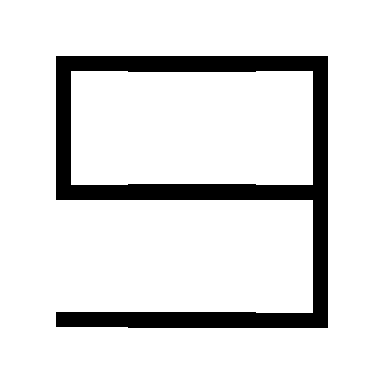

Tiled map render using the project's own tile images. Description and the whole map definition, tile-layer contents included, below:
An orthogonal 3x3 tile map with 128x128 px tiles, 1 tile layer (Tile Layer 1).

<map version="1.5" tiledversion="1.7.2" orientation="orthogonal" renderorder="right-down" width="3" height="3" tilewidth="128" tileheight="128" infinite="0" nextlayerid="2" nextobjectid="1">
 <tileset firstgid="1" name="g1" tilewidth="128" tileheight="128" tilecount="15" columns="0">
  <grid orientation="orthogonal" width="1" height="1" />
  <tile id="0">
   <image width="128" height="128" source="../tileset/0.bmp" />
  </tile>
  <tile id="1">
   <image width="128" height="128" source="../tileset/1.bmp" />
  </tile>
  <tile id="2">
   <image width="128" height="128" source="../tileset/2.bmp" />
  </tile>
  <tile id="3">
   <image width="128" height="128" source="../tileset/3.bmp" />
  </tile>
  <tile id="4">
   <image width="128" height="128" source="../tileset/4.bmp" />
  </tile>
  <tile id="5">
   <image width="128" height="128" source="../tileset/5.bmp" />
  </tile>
  <tile id="6">
   <image width="128" height="128" source="../tileset/6.bmp" />
  </tile>
  <tile id="7">
   <image width="128" height="128" source="../tileset/7.bmp" />
  </tile>
  <tile id="8">
   <image width="128" height="128" source="../tileset/8.bmp" />
  </tile>
  <tile id="9">
   <image width="128" height="128" source="../tileset/9.bmp" />
  </tile>
  <tile id="10">
   <image width="128" height="128" source="../tileset/10.bmp" />
  </tile>
  <tile id="11">
   <image width="128" height="128" source="../tileset/11.bmp" />
  </tile>
  <tile id="12">
   <image width="128" height="128" source="../tileset/12.bmp" />
  </tile>
  <tile id="13">
   <image width="128" height="128" source="../tileset/13.bmp" />
  </tile>
  <tile id="14">
   <image width="128" height="128" source="../tileset/14.bmp" />
  </tile>
 </tileset>
 <layer id="1" name="Tile Layer 1" width="3" height="3">
  <data encoding="csv">
8,6,9,
7,6,14,
2,6,10
</data>
 </layer>
</map>
